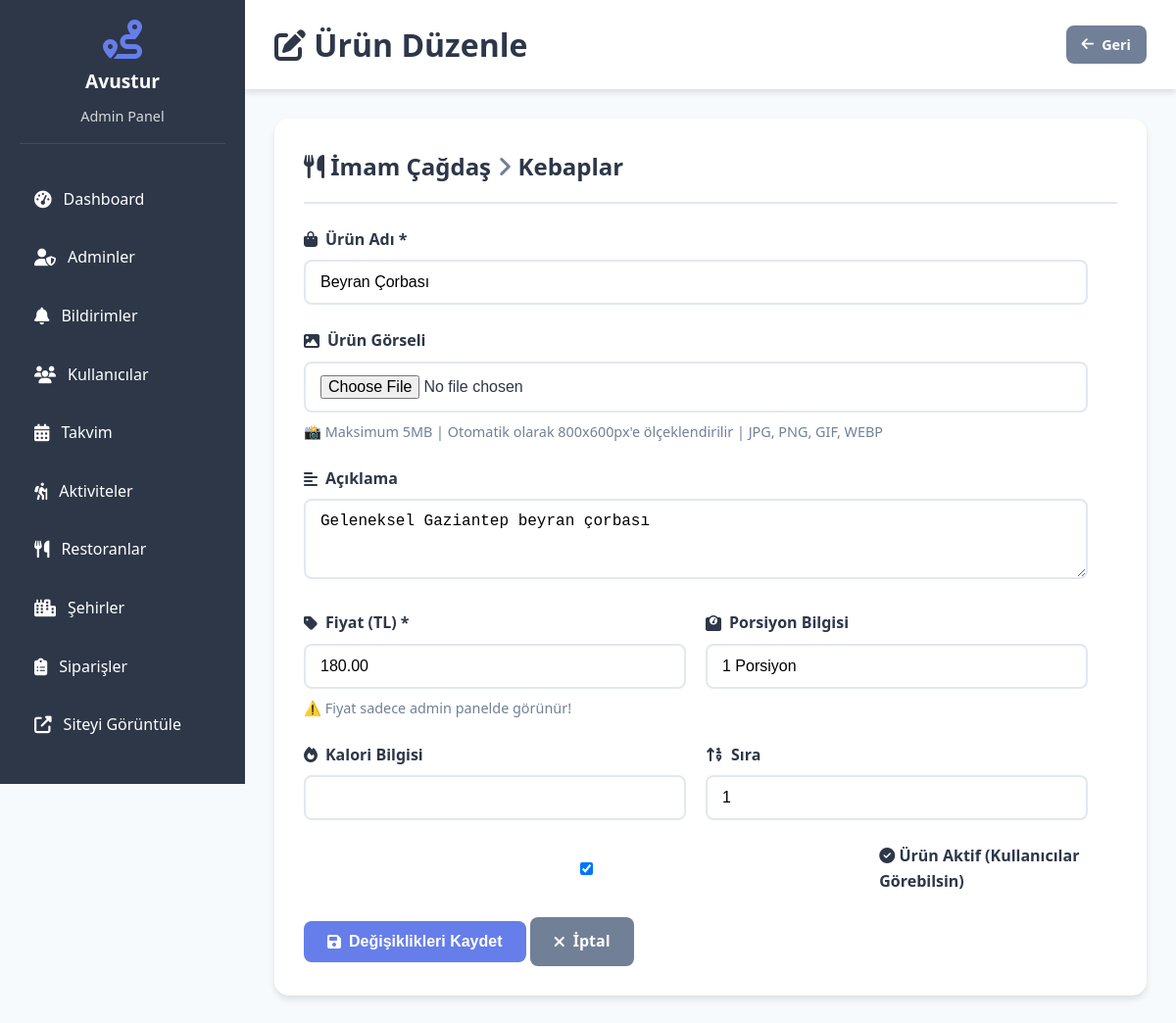
/admin/urun_duzenle.php?id=1 (signed in), run on the app's committed database.
### tables this page shows
CREATE TABLE menu_urunler (
    id INT AUTO_INCREMENT PRIMARY KEY,
    kategori_id INT NOT NULL,
    urun_adi VARCHAR(200) NOT NULL,
    aciklama TEXT,
    fiyat DECIMAL(10,2) DEFAULT 0,
    gorsel VARCHAR(255),
    porsiyon_bilgisi VARCHAR(100),
    kalori VARCHAR(50),
    aktif TINYINT(1) DEFAULT 1,
    sira INT DEFAULT 0,
    olusturma_tarihi DATETIME DEFAULT CURRENT_TIMESTAMP,
    FOREIGN KEY (kategori_id) REFERENCES menu_kategoriler(id) ON DELETE CASCADE,
    INDEX idx_kategori (kategori_id)
);

CREATE TABLE restoranlar (
    id INT AUTO_INCREMENT PRIMARY KEY,
    sehir_id INT NOT NULL,
    baslik VARCHAR(200) NOT NULL,
    aciklama TEXT,
    adres TEXT,
    gorsel VARCHAR(255),
    mutfak_turu VARCHAR(100),
    ortalama_fiyat VARCHAR(50),
    telefon VARCHAR(15),
    aktif TINYINT(1) DEFAULT 1,
    sira INT DEFAULT 0,
    olusturma_tarihi DATETIME DEFAULT CURRENT_TIMESTAMP,
    FOREIGN KEY (sehir_id) REFERENCES sehirler(id) ON DELETE CASCADE,
    INDEX idx_sehir (sehir_id)
);

CREATE TABLE menu_kategoriler (
    id INT AUTO_INCREMENT PRIMARY KEY,
    restoran_id INT NOT NULL,
    kategori_adi VARCHAR(100) NOT NULL,
    aciklama TEXT,
    sira INT DEFAULT 0,
    aktif TINYINT(1) DEFAULT 1,
    olusturma_tarihi DATETIME DEFAULT CURRENT_TIMESTAMP,
    FOREIGN KEY (restoran_id) REFERENCES restoranlar(id) ON DELETE CASCADE,
    INDEX idx_restoran (restoran_id)
);

### config.php (called while the page is built, shortened)
<?php
function sanitize($data) {
    if ($data === null) {
        return '';
    }
    return htmlspecialchars(strip_tags(trim($data)), ENT_QUOTES, 'UTF-8');
}
?>

### admin/urun_duzenle.php (the view, shortened to what this page needs)
<?php
require_once '../config.php';
$urun_id = isset($_GET['id']) ? (int)$_GET['id'] : 0;
$stmt = $db->prepare("
    SELECT u.*, k.kategori_adi, k.id as kategori_id, r.baslik as restoran_adi, r.id as restoran_id
    FROM menu_urunler u
    INNER JOIN menu_kategoriler k ON u.kategori_id = k.id
    INNER JOIN restoranlar r ON k.restoran_id = r.id
    WHERE u.id = ?
");
$stmt->execute([$urun_id]);
$urun = $stmt->fetch();
?>
<!DOCTYPE html>
<html lang="tr">
<head>
    <link rel="stylesheet" href="../assets/css/style.css">
    <link rel="stylesheet" href="https://cdnjs.cloudflare.com/ajax/libs/font-awesome/6.4.0/css/all.min.css">
</head>
<body>
    <?php include 'includes/sidebar.php'; ?>
    <div class="admin-content">
        <div class="admin-header">
            <h1><i class="fas fa-edit"></i> Ürün Düzenle</h1>
            <a href="restoran_duzenle.php?id=<?php echo $urun['restoran_id']; ?>" class="btn btn-sm btn-secondary">
                <i class="fas fa-arrow-left"></i> Geri
            </a>
        </div>
        <div class="admin-card">
            <h2>
                <i class="fas fa-utensils"></i>
                <?php echo sanitize($urun['restoran_adi']); ?>
                <i class="fas fa-angle-right" style="color: var(--text-light);"></i>
                <?php echo sanitize($urun['kategori_adi']); ?>
            </h2>
            <form method="POST" enctype="multipart/form-data" style="max-width: 800px;">
                <div class="form-group">
                    <label for="urun_adi">
                        <i class="fas fa-shopping-bag"></i> Ürün Adı *
                    </label>
                    <input type="text" id="urun_adi" name="urun_adi" value="<?php echo sanitize($urun['urun_adi']); ?>" required autofocus>
                </div>
                <div class="form-group">
                    <label>
                        <i class="fas fa-image"></i> Ürün Görseli
                    </label>
                    <input type="file" id="gorsel" name="gorsel" accept="image/jpeg,image/jpg,image/png,image/gif,image/webp">
                    <small>📸 Maksimum 5MB | Otomatik olarak 800x600px'e ölçeklendirilir | JPG, PNG, GIF, WEBP</small>
                </div>
                <div class="form-group">
                    <label for="aciklama">
                        <i class="fas fa-align-left"></i> Açıklama
                    </label>
                    <textarea id="aciklama" name="aciklama" rows="3"><?php echo sanitize($urun['aciklama']); ?></textarea>
                </div>
                <div style="display: grid; grid-template-columns: 1fr 1fr; gap: 20px;">
                    <div class="form-group">
                        <label for="fiyat">
                            <i class="fas fa-tag"></i> Fiyat (TL) *
                        </label>
                        <input type="number" id="fiyat" name="fiyat" step="0.01" min="0" value="<?php echo $urun['fiyat']; ?>" required>
                        <small>⚠️ Fiyat sadece admin panelde görünür!</small>
                    </div>
                    <div class="form-group">
                        <label for="porsiyon_bilgisi">
                            <i class="fas fa-weight"></i> Porsiyon Bilgisi
                        </label>
                        <input type="text" id="porsiyon_bilgisi" name="porsiyon_bilgisi" value="<?php echo sanitize($urun['porsiyon_bilgisi']); ?>">
                    </div>
                </div>
                <div style="display: grid; grid-template-columns: 1fr 1fr; gap: 20px;">
                    <div class="form-group">
                        <label for="kalori">
                            <i class="fas fa-fire"></i> Kalori Bilgisi
                        </label>
                        <input type="text" id="kalori" name="kalori" value="<?php echo sanitize($urun['kalori']); ?>">
                    </div>
                    <div class="form-group">
                        <label for="sira">
                            <i class="fas fa-sort-numeric-up"></i> Sıra
                        </label>
                        <input type="number" id="sira" name="sira" value="<?php echo $urun['sira']; ?>" min="0">
                    </div>
                </div>
                <div class="form-group">
                    <label style="display: flex; align-items: center; gap: 10px; cursor: pointer;">
                        <input type="checkbox" name="aktif" <?php echo $urun['aktif'] ? 'checked' : ''; ?>>
                        <span><i class="fas fa-check-circle"></i> Ürün Aktif (Kullanıcılar Görebilsin)</span>
                    </label>
                </div>
                <button type="submit" class="btn btn-primary">
                    <i class="fas fa-save"></i> Değişiklikleri Kaydet
                </button>
                <a href="restoran_duzenle.php?id=<?php echo $urun['restoran_id']; ?>" class="btn btn-secondary">
                    <i class="fas fa-times"></i> İptal
                </a>
            </form>
        </div>
    </div>
</body>
</html>

### assets/css/style.css (style rules this page uses)
* { margin: 0; padding: 0; box-sizing: border-box; }
:root { --primary-color: #667eea; --secondary-color: #764ba2; --success-color: #48bb78; --danger-color: #f56565; --warning-color: #ed8936; --info-color: #4299e1; --dark-color: #2d3748; --light-color: #f7fafc; --white-color: #ffffff; --text-color: #2d3748; --text-light: #718096; --border-color: #e2e8f0; --shadow: 0 4px 6px rgba(0, 0, 0, 0.1); --shadow-lg: 0 10px 25px rgba(0, 0, 0, 0.15); }
body { font-family: 'Segoe UI', Tahoma, Geneva, Verdana, sans-serif; line-height: 1.6; color: var(--text-color); background-color: var(--light-color); }
a { text-decoration: none; color: inherit; transition: all 0.3s ease; }
.btn { display: inline-flex; align-items: center; gap: 8px; padding: 12px 24px; border: none; border-radius: 8px; font-size: 1rem; font-weight: 600; cursor: pointer; transition: all 0.3s ease; text-align: center; }
.btn-primary { background: var(--primary-color); color: var(--white-color); }
.btn-secondary { background: var(--text-light); color: var(--white-color); }
.btn-sm { padding: 8px 16px; font-size: 0.9rem; }
.form-group { margin-bottom: 1.5rem; }
.form-group label { display: flex; align-items: center; gap: 8px; font-weight: 600; margin-bottom: 0.5rem; color: var(--dark-color); }
.form-group input, .form-group select, .form-group textarea { width: 100%; padding: 12px 15px; border: 2px solid var(--border-color); border-radius: 8px; font-size: 1rem; transition: all 0.3s ease; }
.form-group small { display: block; margin-top: 0.5rem; color: var(--text-light); font-size: 0.9rem; }
.admin-content { margin-left: 250px; padding: 30px; min-height: 100vh; background: var(--light-color); }
.admin-header { background: var(--white-color); padding: 20px 30px; margin: -30px -30px 30px -30px; box-shadow: var(--shadow); display: flex; justify-content: space-between; align-items: center; }
.admin-header h1 { color: var(--dark-color); }
.admin-card { background: var(--white-color); padding: 30px; border-radius: 15px; box-shadow: var(--shadow); margin-bottom: 30px; }
.admin-card h2 { color: var(--dark-color); margin-bottom: 1.5rem; padding-bottom: 1rem; border-bottom: 2px solid var(--border-color); }

### data on the page
menu_urunler: restoranlar.baslik "İmam Çağdaş", kategori.kategori_adi "Kebaplar", urun_adi "Beyran Çorbası", aciklama "Geleneksel Gaziantep beyran çorbası", fiyat "180.00", porsiyon_bilgisi "1 Porsiyon", sira "1", aktif "☑"

### other printed values
SITE_NAME "Avustur"
